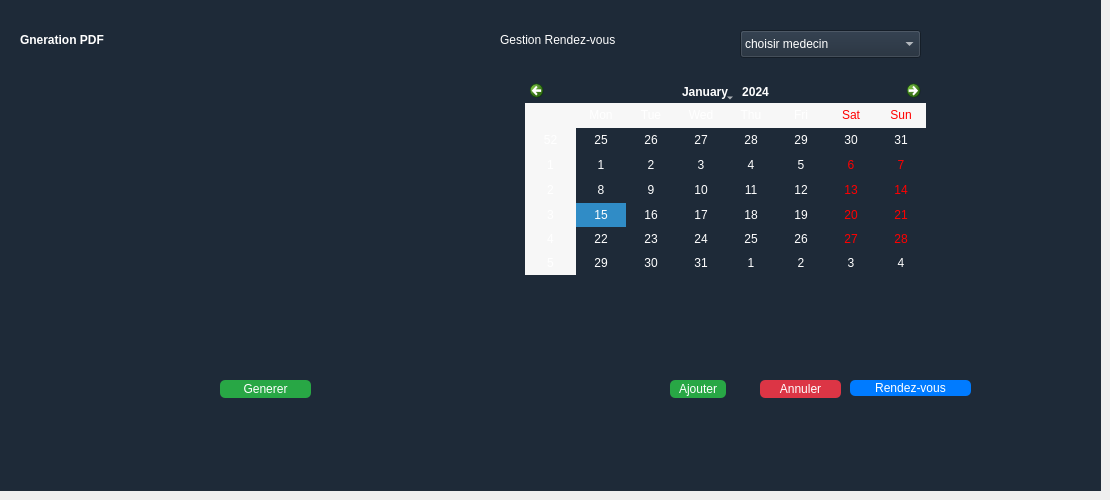
      <widget class="QWidget" name="page_19">
       <widget class="QFrame" name="cruds_11">
        <property name="geometry">
         <rect>
          <x>0</x>
          <y>0</y>
          <width>1101</width>
          <height>491</height>
         </rect>
        </property>
        <property name="styleSheet">
         <string notr="true">background-color: #1e2a38;
color: white;
font: bold 11pt &quot;Arial&quot;;

</string>
        </property>
        <property name="frameShape">
         <enum>QFrame::Shape::NoFrame</enum>
        </property>
        <widget class="QPushButton" name="ajouter_10">
         <property name="geometry">
          <rect>
           <x>220</x>
           <y>380</y>
           <width>91</width>
           <height>18</height>
          </rect>
         </property>
         <property name="styleSheet">
          <string notr="true">QPushButton {
    background-color: #28a745;
    color: white;
    border-radius: 5px;
}

</string>
         </property>
         <property name="text">
          <string>Generer</string>
         </property>
        </widget>
        <widget class="QLabel" name="idcabi_2">
         <property name="geometry">
          <rect>
           <x>20</x>
           <y>30</y>
           <width>161</width>
           <height>21</height>
          </rect>
         </property>
         <property name="styleSheet">
          <string notr="true"/>
         </property>
         <property name="text">
          <string>&lt;html&gt;&lt;head/&gt;&lt;body&gt;&lt;p&gt;&lt;span style=&quot; font-weight:704;&quot;&gt;Gneration PDF&lt;/span&gt;&lt;/p&gt;&lt;/body&gt;&lt;/html&gt;</string>
         </property>
        </widget>
        <widget class="QLabel" name="idcabi_3">
         <property name="geometry">
          <rect>
           <x>500</x>
           <y>30</y>
           <width>221</width>
           <height>21</height>
          </rect>
         </property>
         <property name="styleSheet">
          <string notr="true"/>
         </property>
         <property name="text">
          <string>&lt;html&gt;&lt;head/&gt;&lt;body&gt;&lt;p&gt;Gestion Rendez-vous&lt;/p&gt;&lt;/body&gt;&lt;/html&gt;</string>
         </property>
        </widget>
        <widget class="QPushButton" name="exporter_10">
         <property name="geometry">
          <rect>
           <x>850</x>
           <y>380</y>
           <width>121</width>
           <height>16</height>
          </rect>
         </property>
         <property name="styleSheet">
          <string notr="true">QPushButton {
    background-color: #007bff;
    color: white;
    border-radius: 5px;
}
</string>
         </property>
         <property name="text">
          <string>Rendez-vous</string>
         </property>
        </widget>
        <widget class="QCalendarWidget" name="calendarWidget_2">
         <property name="geometry">
          <rect>
           <x>525</x>
           <y>80</y>
           <width>401</width>
           <height>195</height>
          </rect>
         </property>
        </widget>
        <widget class="QComboBox" name="comboBox_3">
         <property name="geometry">
          <rect>
           <x>740</x>
           <y>30</y>
           <width>181</width>
           <height>28</height>
          </rect>
         </property>
         <item>
          <property name="text">
           <string>choisir medecin</string>
          </property>
         </item>
        </widget>
        <widget class="QPushButton" name="ajouter_11">
         <property name="geometry">
          <rect>
           <x>670</x>
           <y>380</y>
           <width>56</width>
           <height>18</height>
          </rect>
         </property>
         <property name="styleSheet">
          <string notr="true">QPushButton {
    background-color: #28a745;
    color: white;
    border-radius: 5px;
}

</string>
         </property>
         <property name="text">
          <string>Ajouter</string>
         </property>
        </widget>
        <widget class="QPushButton" name="supprimer_9">
         <property name="geometry">
          <rect>
           <x>760</x>
           <y>380</y>
           <width>81</width>
           <height>18</height>
          </rect>
         </property>
         <property name="styleSheet">
          <string notr="true">QPushButton {
    background-color: #dc3545;
    color: white;
    border-radius: 5px;
}</string>
         </property>
         <property name="text">
          <string>Annuler</string>
         </property>
        </widget>
       </widget>
      </widget>
